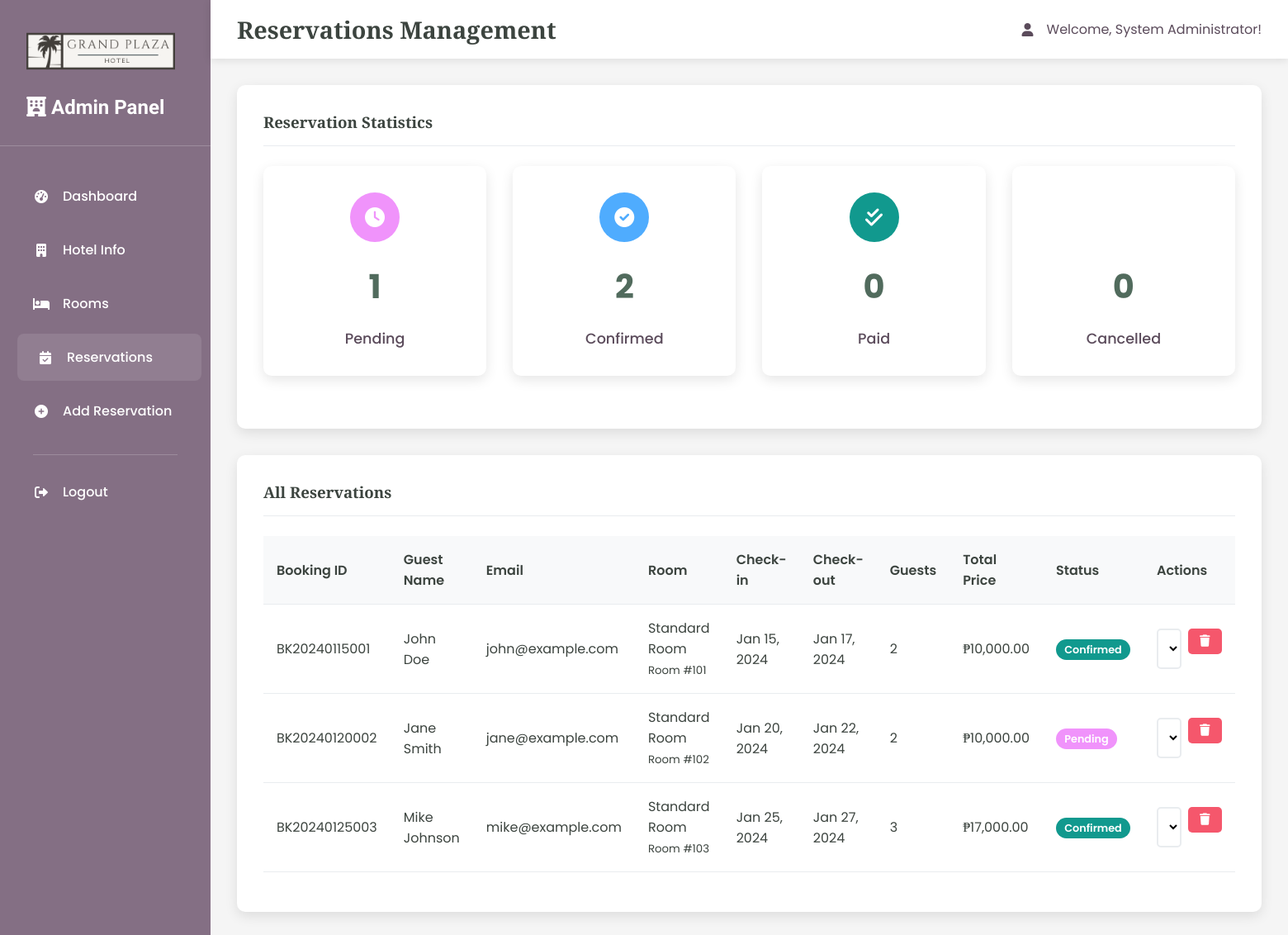
The app's page /admin/reservations.php (signed in) with its own data.
### tables this page shows
CREATE TABLE reservations (
    id INT AUTO_INCREMENT PRIMARY KEY,
    booking_id VARCHAR(50) UNIQUE NOT NULL,
    room_id INT NOT NULL,
    guest_name VARCHAR(255) NOT NULL,
    email VARCHAR(255) NOT NULL,
    phone VARCHAR(20),
    check_in_date DATE NOT NULL,
    check_out_date DATE NOT NULL,
    num_guests INT NOT NULL,
    total_price DECIMAL(10,2),
    status ENUM('pending', 'confirmed', 'cancelled', 'completed', 'paid') DEFAULT 'pending',
    special_requests TEXT,
    created_at TIMESTAMP DEFAULT CURRENT_TIMESTAMP,
    updated_at TIMESTAMP DEFAULT CURRENT_TIMESTAMP ON UPDATE CURRENT_TIMESTAMP,
    FOREIGN KEY (room_id) REFERENCES rooms(id) ON DELETE CASCADE
);

CREATE TABLE rooms (
    id INT AUTO_INCREMENT PRIMARY KEY,
    name VARCHAR(100) NOT NULL,
    room_number VARCHAR(50) NOT NULL UNIQUE,
    room_type VARCHAR(100) NOT NULL,
    capacity INT NOT NULL,
    size INT,
    price_per_night DECIMAL(10,2) NOT NULL,
    description TEXT,
    has_wifi BOOLEAN DEFAULT TRUE,
    has_tv BOOLEAN DEFAULT TRUE,
    has_ac BOOLEAN DEFAULT TRUE,
    is_available BOOLEAN DEFAULT TRUE,
    image_url VARCHAR(500),
    created_at TIMESTAMP DEFAULT CURRENT_TIMESTAMP,
    updated_at TIMESTAMP DEFAULT CURRENT_TIMESTAMP ON UPDATE CURRENT_TIMESTAMP
);

### admin/reservations.php (the view, shortened to what this page needs)
<?php
$pdo = getDBConnection();
$stmt = $pdo->query("
    SELECT r.*,
           rm.room_type, rm.room_number, rm.price_per_night
    FROM reservations r
    JOIN rooms rm ON r.room_id = rm.id
    ORDER BY r.created_at DESC
");
$reservations = $stmt->fetchAll();
$stmt = $pdo->query("SELECT status, COUNT(*) as count FROM reservations GROUP BY status");
$statusCounts = $stmt->fetchAll();
$statusStats = [];
foreach ($statusCounts as $stat) {
    $statusStats[$stat['status']] = $stat['count'];
}
?>
<!DOCTYPE html>
<html lang="en">
<head>
    <link href="https://cdnjs.cloudflare.com/ajax/libs/font-awesome/6.0.0/css/all.min.css" rel="stylesheet">
    <link rel="stylesheet" href="admin-styles.css">
</head>
<body>
    <div class="admin-container">
        <div class="sidebar">
            <div class="sidebar-header">
                <a href="../index.php" class="logo">
                    <img src="../assets/images/logo.png" alt="Hotel Logo" style="height: 60px; width: auto;">
                </a>
                <h3><i class="fas fa-hotel"></i> Admin Panel</h3>
            </div>
            <nav class="sidebar-nav">
                <div class="nav-item">
                    <a href="dashboard.php" class="nav-link">
                        <i class="fas fa-tachometer-alt"></i>
                        Dashboard
                    </a>
                </div>
                <div class="nav-item">
                    <a href="hotel.php" class="nav-link">
                        <i class="fas fa-building"></i>
                        Hotel Info
                    </a>
                </div>
                <div class="nav-item">
                    <a href="rooms.php" class="nav-link">
                        <i class="fas fa-bed"></i>
                        Rooms
                    </a>
                </div>
                <div class="nav-item">
                    <a href="reservations.php" class="nav-link active">
                        <i class="fas fa-calendar-check"></i>
                        Reservations
                    </a>
                </div>
                <div class="nav-item">
                    <a href="add_reservation.php" class="nav-link">
                        <i class="fas fa-plus-circle"></i>
                        Add Reservation
                    </a>
                </div>
                <div class="nav-divider"></div>
                <div class="nav-item">
                    <a href="?logout=1" class="nav-link">
                        <i class="fas fa-sign-out-alt"></i>
                        Logout
                    </a>
                </div>
            </nav>
        </div>
        <div class="main-content">
            <div class="top-nav">
                <h1 class="page-title">Reservations Management</h1>
                <div class="user-info">
                    <i class="fas fa-user"></i>
                    <span>Welcome, <?php echo htmlspecialchars($_SESSION['admin_name']); ?>!</span>
                </div>
            </div>
            <div class="card">
                <div class="card-header">
                    <h3 class="card-title">Reservation Statistics</h3>
                </div>
                <div class="stats-grid">
                    <div class="stat-card">
                        <div class="stat-icon warning">
                            <i class="fas fa-clock"></i>
                        </div>
                        <div class="stat-number"><?php echo $statusStats['pending'] ?? 0; ?></div>
                        <div class="stat-label">Pending</div>
                    </div>
                    <div class="stat-card">
                        <div class="stat-icon info">
                            <i class="fas fa-check-circle"></i>
                        </div>
                        <div class="stat-number"><?php echo $statusStats['confirmed'] ?? 0; ?></div>
                        <div class="stat-label">Confirmed</div>
                    </div>
                    <div class="stat-card">
                        <div class="stat-icon success">
                            <i class="fas fa-check-double"></i>
                        </div>
                        <div class="stat-number"><?php echo $statusStats['paid'] ?? 0; ?></div>
                        <div class="stat-label">Paid</div>
                    </div>
                    <div class="stat-card">
                        <div class="stat-icon danger">
                            <i class="fas fa-times-circle"></i>
                        </div>
                        <div class="stat-number"><?php echo $statusStats['cancelled'] ?? 0; ?></div>
                        <div class="stat-label">Cancelled</div>
                    </div>
                </div>
            </div>
            <div class="card">
                <div class="card-header">
                    <h3 class="card-title">All Reservations</h3>
                </div>
                <div class="table-responsive">
                    <table class="table">
                        <thead>
                            <tr>
                                <th>Booking ID</th>
                                <th>Guest Name</th>
                                <th>Email</th>
                                <th>Room</th>
                                <th>Check-in</th>
                                <th>Check-out</th>
                                <th>Guests</th>
                                <th>Total Price</th>
                                <th>Status</th>
                                <th>Actions</th>
                            </tr>
                        </thead>
                        <tbody>
                            <?php foreach ($reservations as $reservation): ?>
                            <tr>
                                <td><?php echo htmlspecialchars($reservation['booking_id']); ?></td>
                                <td><?php echo htmlspecialchars($reservation['guest_name']); ?></td>
                                <td><?php echo htmlspecialchars($reservation['email']); ?></td>
                                <td>
                                    <?php echo htmlspecialchars($reservation['room_type']); ?>
                                    <br><small class="text-muted">Room #<?php echo htmlspecialchars($reservation['room_number']); ?></small>
                                </td>
                                <td><?php echo date('M d, Y', strtotime($reservation['check_in_date'])); ?></td>
                                <td><?php echo date('M d, Y', strtotime($reservation['check_out_date'])); ?></td>
                                <td><?php echo htmlspecialchars($reservation['num_guests']); ?></td>
                                <td>₱<?php echo number_format($reservation['total_price'], 2); ?></td>
                                <td>
                                    <span class="badge badge-<?php
                                        echo $reservation['status'] === 'confirmed' ? 'success' :
                                            ($reservation['status'] === 'pending' ? 'warning' :
                                            ($reservation['status'] === 'cancelled' ? 'danger' : 'info'));
                                    ?>">
                                        <?php echo ucfirst($reservation['status']); ?>
                                    </span>
                                </td>
                                <td>
                                    <div class="table-actions">
                                        <form method="POST" style="display: inline;">
                                            <select name="status" class="form-select form-select-sm" onchange="this.form.submit()">
                                                <option value="pending" <?php echo $reservation['status'] === 'pending' ? 'selected' : ''; ?>>Pending</option>
                                                <option value="confirmed" <?php echo $reservation['status'] === 'confirmed' ? 'selected' : ''; ?>>Confirmed</option>
                                            </select>
                                        </form>
                                        <form method="POST" style="display: inline;" onsubmit="return confirm('Are you sure you want to delete this reservation?');">
                                            <button type="submit" class="btn btn-danger btn-sm">
                                                <i class="fas fa-trash"></i>
                                            </button>
                                        </form>
                                    </div>
                                </td>
                            </tr>
                            <?php endforeach; ?>
                        </tbody>
                    </table>
                </div>
            </div>
        </div>
    </div>
</body>
</html>

### admin/admin-styles.css (style rules this page uses)
body { margin: 0; font-family: 'Poppins', serif; color: #3c443f; background-color: #ffffff; }
h1, h2, h3, h4, h5, h6 { font-family: 'Libre Baskerville', sans-serif; }
a { text-decoration: none; color: inherit; }
.admin-container { display: flex; min-height: 100vh; }
.sidebar { background-color: #846f84; width: 280px; color: #ffffff; padding: 2em 0; box-shadow: 2px 0 10px rgba(0,0,0,0.1); }
.sidebar-header { padding: 0 2em 2em 2em; border-bottom: 1px solid rgba(255,255,255,0.2); margin-bottom: 2em; }
.sidebar-header h3 { font-family: 'League Spartan', sans-serif; font-size: 1.5em; margin: 0; color: #ffffff; }
.logo { display: flex; align-items: center; text-decoration: none; color: #ffffff; font-family: 'League Spartan', sans-serif; font-size: 1.5em; font-weight: bold; transition: opacity 0.3s ease; margin-bottom: 1em; }
.logo img { height: 35px; width: auto; margin-right: 10px; border-radius: 5px; }
.sidebar-nav { padding: 0 1em; }
.nav-item { margin-bottom: 0.5em; }
.nav-link { display: flex; align-items: center; padding: 1em 1.5em; color: #ffffff; border-radius: 8px; transition: all 0.3s ease; font-weight: 500; }
.nav-link:hover, .nav-link.active { background-color: rgba(255,255,255,0.1); color: #ffffff; transform: translateX(5px); }
.nav-link i { margin-right: 1em; width: 20px; text-align: center; }
.nav-divider { border-top: 1px solid rgba(255,255,255,0.2); margin: 1.5em 1.5em 1em 1.5em; }
.main-content { flex: 1; background-color: #f5f5f5; padding: 2em; }
.top-nav { background-color: #ffffff; padding: 1em 2em; margin: -2em -2em 2em -2em; box-shadow: 0 2px 10px rgba(0,0,0,0.1); display: flex; justify-content: space-between; align-items: center; }
.page-title { font-family: 'Libre Baskerville', sans-serif; font-size: 1.8em; color: #3c443f; margin: 0; }
.user-info { display: flex; align-items: center; gap: 1em; color: #5b4b5b; }
.card { background: #ffffff; border-radius: 10px; box-shadow: 0 5px 15px rgba(0,0,0,0.1); padding: 2em; margin-bottom: 2em; border: none; }
.card-header { background: none; border-bottom: 1px solid #e9ecef; padding-bottom: 1em; margin-bottom: 1.5em; }
.card-title { font-family: 'Libre Baskerville', sans-serif; color: #3c443f; margin: 0; }
.stats-grid { display: grid; grid-template-columns: repeat(auto-fit, minmax(250px, 1fr)); gap: 2em; margin-bottom: 2em; }
.stat-card { background: #ffffff; border-radius: 10px; padding: 2em; box-shadow: 0 5px 15px rgba(0,0,0,0.1); text-align: center; transition: transform 0.3s ease; }
.stat-icon { width: 60px; height: 60px; border-radius: 50%; display: flex; align-items: center; justify-content: center; margin: 0 auto 1em auto; font-size: 1.5em; color: #ffffff; }
.stat-icon.success { background-color: #11998e; }
.stat-icon.warning { background-color: #f093fb; }
.stat-icon.info { background-color: #4facfe; }
.stat-number { font-size: 2.5em; font-weight: bold; color: #516b5d; margin-bottom: 0.5em; }
.stat-label { font-size: 1.1em; color: #5b4b5b; font-weight: 500; }
.btn { padding: 0.8em 1.5em; border: none; border-radius: 5px; font-weight: bold; transition: all 0.3s ease; cursor: pointer; text-decoration: none; display: inline-block; text-align: center; }
.btn-danger { background-color: #f5576c; color: #ffffff; }
.btn-sm { padding: 0.5em 1em; font-size: 0.9em; }
.form-select { width: 100%; padding: 0.8em; border: 2px solid #e9ecef; border-radius: 5px; font-size: 1em; background-color: #ffffff; transition: border-color 0.3s ease; }
.table { width: 100%; border-collapse: collapse; margin-bottom: 1em; }
.table th, .table td { padding: 1em; text-align: left; border-bottom: 1px solid #e9ecef; }
.table th { background-color: #f8f9fa; font-weight: 600; color: #3c443f; }
.table-actions { display: flex; gap: 0.5em; }
.badge { padding: 0.3em 0.8em; border-radius: 20px; font-size: 0.8em; font-weight: 600; }
.badge-success { background-color: #11998e; color: #ffffff; }
.badge-warning { background-color: #f093fb; color: #ffffff; }

### records on screen
reservations: booking "BK20240115001", guest_name "John Doe", email "john@example.com", room.room_type "Standard Room", room.room_number "101", check_in_date "Jan 15, 2024", check_out_date "Jan 17, 2024", num_guests "2", total_price "10,000.00", status "Confirmed"
reservations: booking "BK20240120002", guest_name "Jane Smith", email "jane@example.com", room.room_type "Standard Room", room.room_number "102", check_in_date "Jan 20, 2024", check_out_date "Jan 22, 2024", num_guests "2", total_price "10,000.00", status "Pending"
reservations: booking "BK20240125003", guest_name "Mike Johnson", email "mike@example.com", room.room_type "Standard Room", room.room_number "103", check_in_date "Jan 25, 2024", check_out_date "Jan 27, 2024", num_guests "3", total_price "17,000.00", status "Confirmed"

### other values on screen
$_SESSION['admin_name'] "System Administrator"
$statusStats['pending'] "1"
$statusStats['confirmed'] "2"
$statusStats['paid'] "0"
$statusStats['cancelled'] "0"
